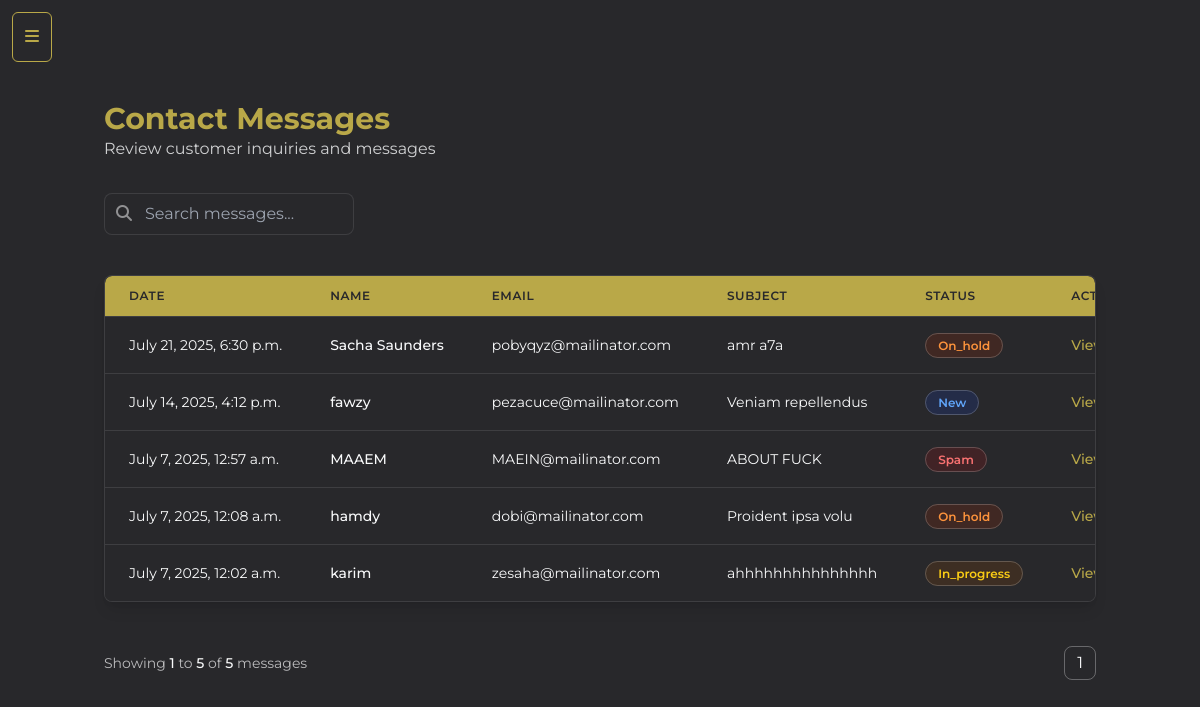
The app's page /useradmin/contact-us/ with its own data.
### userauths/models.py (models this page shows, shortened)
class Contact(models.Model):
    STATUS_CHOICES = [
        ('new', 'New'),                  # Default when user submits the form
        ('in_progress', 'In Progress'), # Being handled
        ('on_hold', 'On Hold'),         # Waiting for user or external input
        ('resolved', 'Resolved'),       # Successfully handled
        ('spam', 'Spam'),               # Detected as spam
    ]
    user = models.ForeignKey(User, on_delete=models.CASCADE, null=True, blank=True)
    full_name = models.CharField(max_length=100)
    email = models.EmailField()
    phone = models.CharField(max_length=15, blank=True, null=True)  # Optional field for phone number
    subject = models.CharField(max_length=200)
    message = models.TextField()
    created_at = models.DateTimeField(auto_now_add=True)
    status = models.CharField(
        max_length=20,
        choices=STATUS_CHOICES,
        default='new',
    )

### useradmin/views.py (the view)
# urls.py: path('contact-us/', views.admin_contact_us_view, name='contact-us'),
def admin_contact_us_view(request):
    contact = Contact.objects.all()
    order = CartOrder.objects.all().order_by('-order_date')
    if 'q' in request.GET:
        query = request.GET.get('q')
        search_mode = bool(query)
        contact = Contact.objects.filter(full_name__icontains=query)
    else:
        search_mode = False
        contact = Contact.objects.all().order_by('-created_at')
    page_obj, query_string = paginate_products(request, contact, per_page=8)
    context = {
        'contact': page_obj.object_list,
        'search_mode': search_mode,
        'page_obj': page_obj,
        'query_string': query_string,
        'order': order,
    }
    return render(request, 'useradmin/contact_us.html', context)

### core/context_processors.py (called while the page is built)
def price_range_context(request):
    min_max_price = Product.objects.aggregate(Min('price'), Max('price'))
    return {
        'min_max_price': min_max_price,
      }

def cart_data(request):
    cart_data = request.session.get('cart_data_obj', {})
    return {'cart_data': cart_data}

### core/services.py (called while the page is built)
def paginate_products(request, products, per_page=6):
    query_dict = request.GET.copy()
    query_dict.pop("page", None)
    query_string = query_dict.urlencode()
    paginator = Paginator(products, per_page)
    page_number = request.GET.get("page")
    page_obj = paginator.get_page(page_number)
    return page_obj, query_string

### templates/useradmin/contact_us.html (shortened to what this page needs)
{% extends "useradmin/base-sidebar.html" %}
{% load static %}
{% block content %}
<div class="container mx-auto px-4 py-6">
    <div class="mb-8">
        <h1 class="text-3xl font-bold text-gold">Contact Messages</h1>
        <p class="text-light/80">Review customer inquiries and messages</p>
    </div>
    <div class="w-full flex mb-4 ">
        <div class="flex justify-between relative flex-grow">
                <div class="mb-6 flex flex-col md:flex-row gap-4">
                    <form method="GET" class="flex-grow">
                        <div class="relative">
                            <input type="text" name="q" value="{{ request.GET.q }}" placeholder="Search messages..."
                                class="pl-10 pr-4 py-2 rounded-lg bg-dark border border-white/10 text-light focus:outline-none focus:ring-2 focus:ring-gold focus:border-transparent">
                            <i class="fas fa-search absolute left-3 top-3 text-light/50"></i>
                        </div>
                    </form>
                </div>
        </div>
    </div>
    <div class="bg-dark rounded-lg shadow-lg border border-white/10 overflow-hidden">
        <div class="overflow-x-auto">
            <table class="min-w-full divide-y divide-white/10">
                <thead class="bg-gold backdrop-blur border-b border-white/10">
                    <tr class="text-dark text-xs">
                        <th class="px-6 py-3 text-left font-semibold uppercase tracking-wider">Date</th>
                        <th class="px-6 py-3 text-left font-semibold uppercase tracking-wider">Name</th>
                        <th class="px-6 py-3 text-left font-semibold uppercase tracking-wider">Email</th>
                        <th class="px-6 py-3 text-left font-semibold uppercase tracking-wider">Subject</th>
                        <th class="px-6 py-3 text-left font-semibold uppercase tracking-wider">Status</th>
                        <th class="px-6 py-3 text-left font-semibold uppercase tracking-wider">Actions</th>
                    </tr>
                </thead>
                <tbody class="bg-dark divide-y divide-white/10">
                    {% for c in contact %}
                    <tr class="hover:bg-white/5 transition-colors">
                        <td class="px-6 py-4 whitespace-nowrap text-sm text-light">{{c.created_at}}</td>
                        <td class="px-6 py-4 whitespace-nowrap text-sm font-medium text-light">{{c.full_name}}</td>
                        <td class="px-6 py-4 whitespace-nowrap text-sm text-light">{{c.email}}</td>
                        <td class="px-6 py-4 whitespace-nowrap text-sm text-light">{{c.subject}}</td>
                        <td class="px-6 py-4 whitespace-nowrap">
                            <span class="border border-white/20 rounded-full px-3 py-1 text-xs font-semibold transition-colors
                              {% if c.status == 'new' %} bg-blue-900/30 text-blue-400
                              {% elif c.status == 'in_progress' %} bg-yellow-900/30 text-yellow-400
                              {% elif c.status == 'on_hold' %} bg-orange-900/30 text-orange-400
                              {% elif c.status == 'resolved' %} bg-green-900/30 text-green-400
                              {% elif c.status == 'closed' %} bg-gray-900/30 text-gray-400
                              {% elif c.status == 'spam' %} bg-red-900/30 text-red-400
                              {% else %} bg-gray-900/30 text-gray-400
                              {% endif %}
                            ">
                              {{ c.status|capfirst }}
                            </span>
                          </td>
                        <td class="px-6 py-4 whitespace-nowrap text-sm font-medium">
                            <a href="{% url 'useradmin:contact-detail' c.id %}" class="text-gold hover:text-gold/80 mr-3">View</a>
                        </td>
                    </tr>
                    {% endfor %}
                </tbody>
            </table>
        </div>
    </div>
    <div class="flex flex-col sm:flex-row items-center justify-between gap-4 mt-6">
        <div class="text-sm text-light/70">
              Showing
              <span class="font-medium text-light">
                  {{ page_obj.start_index }}
              </span>
              to
              <span class="font-medium text-light">
                  {{ page_obj.end_index }}
              </span>
              of
              <span class="font-medium text-light">
                  {{ page_obj.paginator.count }}
              </span> messages
          </div>
        {% include 'partials/pagination.html' %}
    </div>
</div>
{% endblock %}

### static/assets/css/global.css (style rules this page uses)
.flex { display: flex; align-items: center; }
* { margin: 0; padding: 0; }
html { font-family: "Montserrat", serif !important; box-sizing: border-box; scrollbar-color: #b9a848 #28282B; scroll-behavior: smooth; }
*, *:before, *:after { box-sizing: inherit; }
a,button { cursor: pointer; display: inline-block; }

### records on screen
Contact: created_at "July 21, 2025, 6:30 p.m.", full_name "Sacha Saunders", email "pobyqyz@mailinator.com", subject "amr a7a", status "On_hold"
Contact: created_at "July 14, 2025, 4:12 p.m.", full_name "fawzy", email "pezacuce@mailinator.com", subject "Veniam repellendus", status "New"
Contact: created_at "July 7, 2025, 12:57 a.m.", full_name "MAAEM", email "MAEIN@mailinator.com", subject "ABOUT FUCK", status "Spam"
Contact: created_at "July 7, 2025, 12:08 a.m.", full_name "hamdy", email "dobi@mailinator.com", subject "Proident ipsa volu", status "On_hold"
Contact: created_at "July 7, 2025, 12:02 a.m.", full_name "karim", email "zesaha@mailinator.com", subject "ahhhhhhhhhhhhhhh", status "In_progress"

### other values on screen
{{ page_obj.start_index }} "1"
{{ page_obj.end_index }} "5"
{{ page_obj.paginator.count }} "5"
{{ page_num }} "1"
